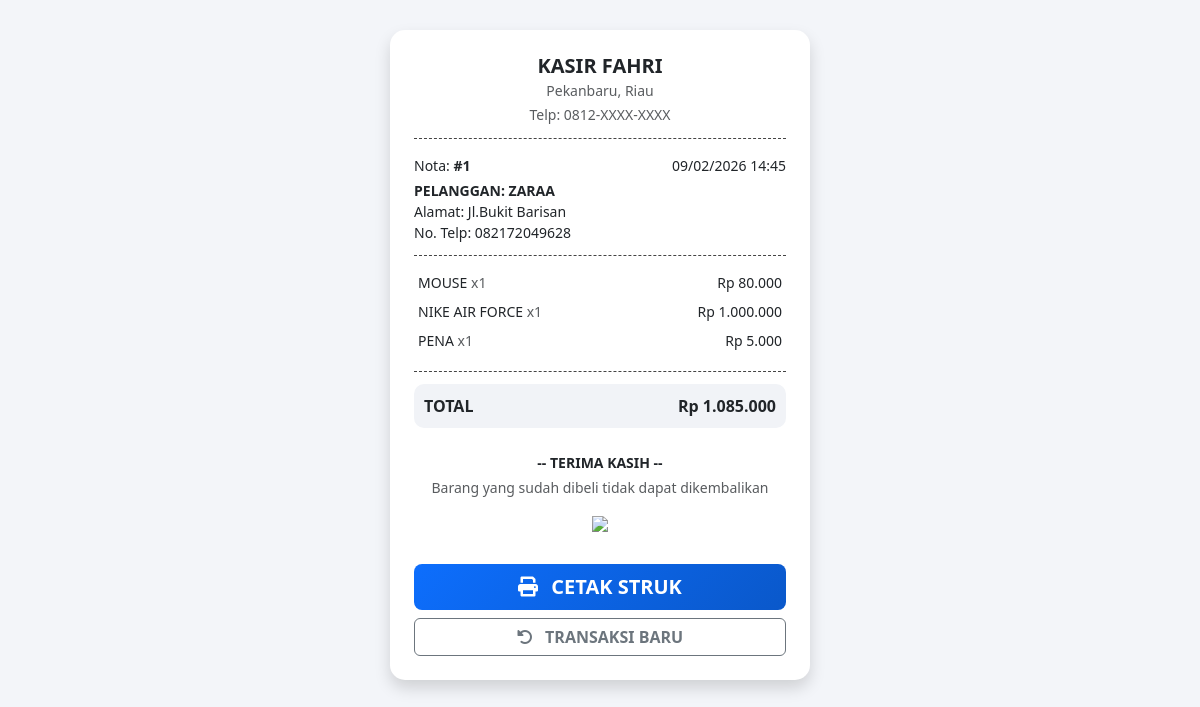
Screenshot of /petugas/penjualan/detail.php?id=1 (signed in) with the database file from the repository.
### tables this page shows
CREATE TABLE `penjualan` (
  `PenjualanID` int(11) NOT NULL,
  `TanggalPenjualan` datetime NOT NULL DEFAULT current_timestamp(),
  `Totalharga` decimal(10,2) NOT NULL,
  `PelangganID` int(11) NOT NULL
);

CREATE TABLE `pelanggan` (
  `PelangganID` int(11) NOT NULL,
  `NamaPelanggan` varchar(255) NOT NULL,
  `Alamat` text NOT NULL,
  `NomorTelepon` varchar(15) NOT NULL
);

CREATE TABLE `detailpenjualan` (
  `DetailID` int(11) NOT NULL,
  `PenjualanID` int(11) NOT NULL,
  `ProdukID` int(11) NOT NULL,
  `JumlahProduk` int(11) NOT NULL,
  `Subtotal` decimal(10,2) NOT NULL
);

CREATE TABLE `produk` (
  `ProdukID` int(11) NOT NULL,
  `NamaProduk` varchar(255) NOT NULL,
  `Harga` decimal(10,2) NOT NULL,
  `Stok` int(11) NOT NULL
);

### petugas/penjualan/detail.php (the view, shortened to what this page needs)
<?php
include '../../main/connect.php';
$id = $_GET['id'];
$query = mysqli_query($conn, "SELECT * FROM penjualan
         JOIN pelanggan ON penjualan.PelangganID = pelanggan.PelangganID
         WHERE PenjualanID = '$id'");
$data = mysqli_fetch_array($query);
?>
<!DOCTYPE html>
<html lang="id">
<head>
    <link href="https://cdn.jsdelivr.net/npm/bootstrap@5.3.0/dist/css/bootstrap.min.css" rel="stylesheet">
    <link href="https://cdnjs.cloudflare.com/ajax/libs/font-awesome/6.0.0/css/all.min.css" rel="stylesheet">
</head>
<body>
<div class="container">
    <div class="card card-nota shadow">
        <div class="card-body p-4">
            <div class="nota-header mb-3">
                <h5 class="fw-bold mb-0">KASIR FAHRI</h5>
                <small class="text-muted">Pekanbaru, Riau</small><br>
                <small class="text-muted">Telp: 0812-XXXX-XXXX</small>
                <div class="dashed-line"></div>
            </div>
            <div class="row small mb-2">
                <div class="col-6">Nota: <b>#<?= $id; ?></b></div>
                <div class="col-6 text-end"><?= date('d/m/Y H:i', strtotime($data['TanggalPenjualan'])); ?></div>
                <div class="col-12 fw-bold text-uppercase mt-1">Pelanggan: <?= $data['NamaPelanggan']; ?></div>
                <div class="col-12">Alamat: <?= $data['Alamat']; ?></div>
                <div class="col-12">No. Telp: <?= $data['NomorTelepon']; ?></div>
            </div>
            <div class="dashed-line"></div>
            <table class="table table-sm table-borderless small">
                <tbody>
                    <?php
                    $detail = mysqli_query($conn, "SELECT * FROM detailpenjualan
                              JOIN produk ON detailpenjualan.ProdukID = produk.ProdukID
                              WHERE PenjualanID = '$id'");
                    while($d = mysqli_fetch_array($detail)){
                    ?>
                    <tr>
                        <td><?= $d['NamaProduk']; ?> <span class="text-muted">x<?= $d['JumlahProduk']; ?></span></td>
                        <td class="text-end">Rp <?= number_format($d['Subtotal'],0,',','.'); ?></td>
                    </tr>
                    <?php } ?>
                </tbody>
            </table>
            <div class="dashed-line"></div>
            <div class="total-box d-flex justify-content-between fw-bold">
                <span>TOTAL</span>
                <span>Rp <?= number_format($data['Totalharga'],0,',','.'); ?></span>
            </div>
            <div class="text-center mt-4">
                <p class="small fw-bold mb-1">-- TERIMA KASIH --</p>
                <p class="small text-muted">Barang yang sudah dibeli tidak dapat dikembalikan</p>
                <img src="https://api.qrserver.com/v1/create-qr-code/?size=120x120&data=INV-<?= $id; ?>" class="mb-2">
            </div>
            <div class="no-print mt-4 d-grid gap-2">
                <button onclick="window.print()" class="btn btn-print btn-lg text-white fw-bold">
                    <i class="fas fa-print me-2"></i> CETAK STRUK
                </button>
                <a href="index.php" class="btn btn-outline-secondary fw-bold">
                    <i class="fas fa-rotate-left me-2"></i> TRANSAKSI BARU
                </a>
            </div>
        </div>
    </div>
</div>
</body>
</html>

### petugas/penjualan/detail.php (style rules this page uses)
body { background: #f3f5f9; font-family: "Segoe UI", sans-serif; }
.card-nota { max-width: 420px; margin: 30px auto; border-radius: 15px; border: none; }
.nota-header { text-align: center; }
.dashed-line { border-top: 1.5px dashed #444; margin: 12px 0; }
.total-box { background: #f1f3f7; padding: 10px; border-radius: 10px; }
.btn-print { background: linear-gradient(135deg,#0d6efd,#0a58ca); border: none; }

### rows the page displays
penjualan: TanggalPenjualan "09/02/2026 14:45", PelangganID.NamaPelanggan "ZARAA", PelangganID.Alamat "Jl.Bukit Barisan", PelangganID.NomorTelepon "082172049628", Totalharga "1.085.000"
detailpenjualan: ProdukID.NamaProduk "MOUSE", JumlahProduk "1", Subtotal "80.000"
detailpenjualan: ProdukID.NamaProduk "NIKE AIR FORCE", JumlahProduk "1", Subtotal "1.000.000"
detailpenjualan: ProdukID.NamaProduk "PENA", JumlahProduk "1", Subtotal "5.000"

### other values shown
$id "1"
